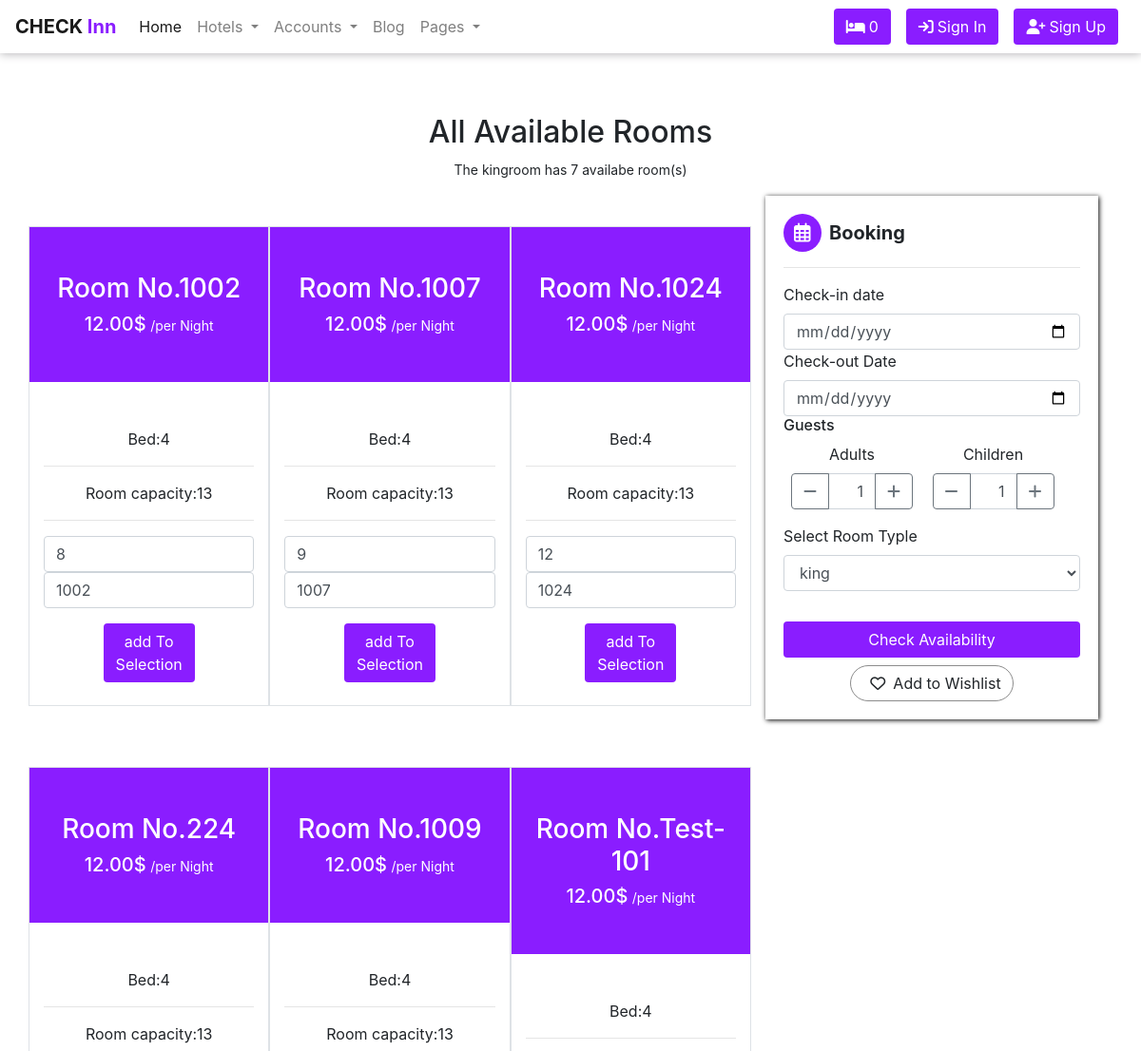
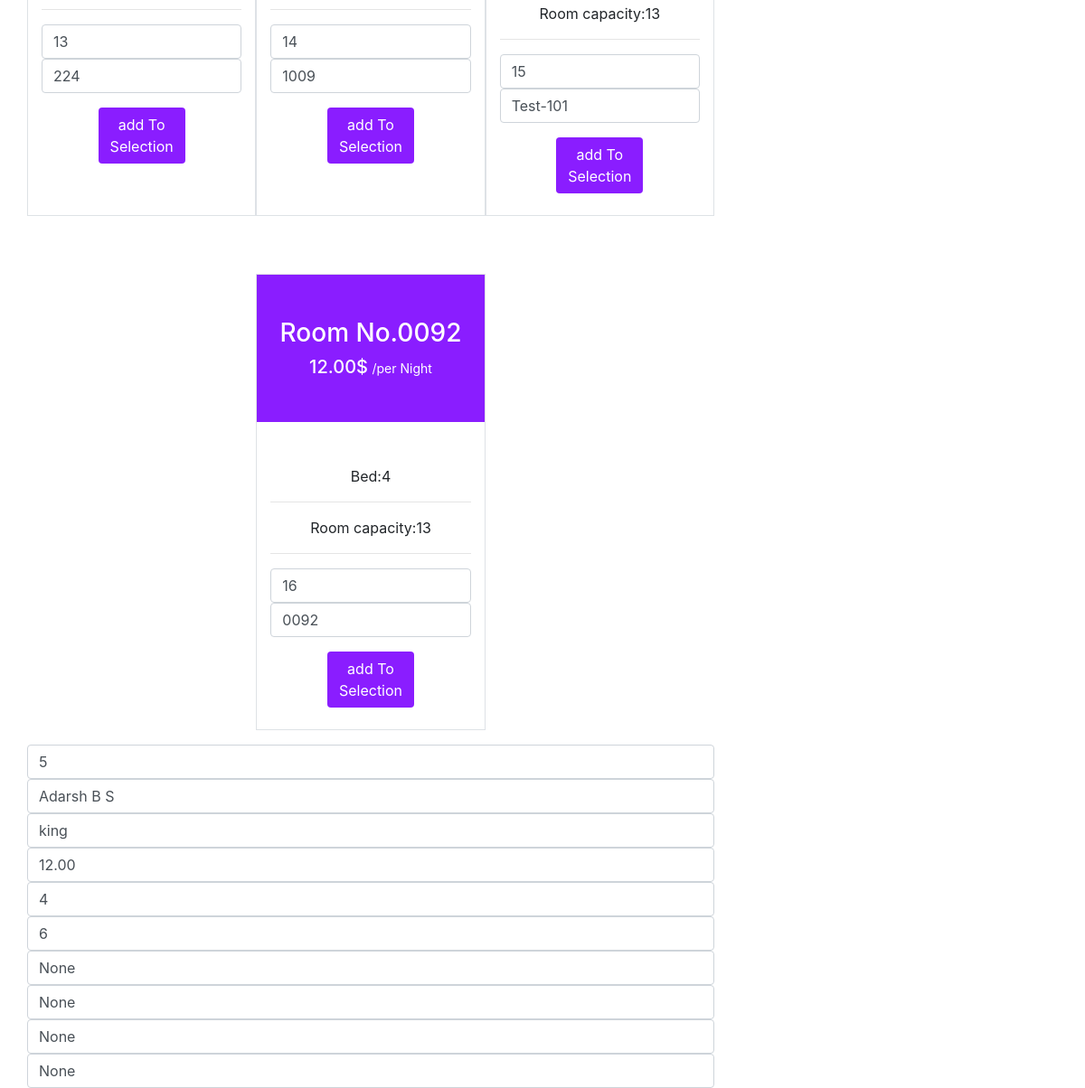
/detail/adarsh-b-s/room-type/adarsh-b-s/, run on the app's committed database (2 pictures, top to bottom).
### hotel/models.py (models this page shows, shortened)
class RoomType(models.Model):
    hotel =models.ForeignKey(Hotel,on_delete=models.CASCADE)
    type = models.CharField(max_length=10)
    price = models.DecimalField(max_digits=122, decimal_places=2, default=0.00)
    number_of_beds= models.PositiveIntegerField(default=0)
    room_capacity=models.PositiveBigIntegerField(default=0)
    rtid = ShortUUIDField(unique=True, length=10, max_length=20, alphabet='abcdefghijklmnopqrstuvwxyz')
    slug= models.SlugField(unique=True)
    data = models.DateTimeField(auto_now_add=True)
    class Meta:
        verbose_name_plural = "Room type"

class Room(models.Model):
    hotel = models.ForeignKey(Hotel,on_delete=models.CASCADE,related_name='rooms')
    room_type=models.ForeignKey(RoomType, on_delete=models.CASCADE,related_name='room_types')
    room_number = models.CharField(max_length=1000)
    is_available= models.BooleanField(default=True)
    rid = ShortUUIDField(unique=True, length=10, max_length=20, alphabet='abcdefghijklmnopqrstuvwxyz')
    date = models.DateTimeField(auto_now_add=False)
    class Meta:
        verbose_name_plural = "Rooms"

class Hotel(models.Model):
    user = models.ForeignKey(User,on_delete=models.SET_NULL,null=True)
    name = models.CharField(max_length=100)
    description = CKEditor5Field(null=True,blank=True, config_name='extends')
    image = models.FileField(upload_to='hotel_galley')
    address = models.CharField(max_length=200)
    mobile = models.CharField(max_length=50)
    email = models.EmailField(max_length=110)
    status = models.CharField(max_length=20,choices=HOTEL_STATUS ,default='Live')
    tag=TaggableManager(blank=True)
    views=models.IntegerField(default=0)
    featured=models.BooleanField(default=False)
    hid = ShortUUIDField(unique=True, length=10, max_length=20, alphabet='abcdefghijklmnopqrstuvwxyz')
    slug= models.SlugField(unique=True)
    date= models.DateTimeField(auto_now_add=True)
    def hotel_room_types(self):
        return RoomType.objects.filter(hotel=self)

### hotel/views.py (the view)
# urls.py: path('detail/<slug:slug>/room-type/<slug:rt_slug>/',views.room_type_detail,name="room_type_detail"),
def room_type_detail(request, slug,rt_slug):
    hotel =Hotel.objects.get(status='Live', slug=slug)
    room_type= RoomType.objects.get(hotel=hotel,slug=rt_slug)
    rooms= Room.objects.filter(room_type=room_type, is_available=True)
    id=request.GET.get('hotel-id')
    checkin=request.GET.get('checkin')
    checkout=request.GET.get('checkout')
    adutl=request.GET.get('adult')
    children=request.GET.get('children')
    print('id===',id)
    context={
        'hotel':hotel,
        'room_type':room_type,
        'rooms':rooms,
        'checkin':checkin,
        'checkout':checkout,
        'adult':adutl,
        'children':children
    }
    return render(request,'hotel/room_type_detail.html',context)

### templates/hotel/room_type_detail.html (shortened to what this page needs)
{% extends "base/base.html" %} {% block content %}
{% load static%}
<div class="container text-center mt-5 pt-3">
  <h2>All Available Rooms</h2>
  <small>The {{room_type.type}}room has {{rooms.count}} availabe room(s)</small>
</div>
<div class="container">
  <div class="row">
    <div class="col-md-8 col-12">
      <div class="container m-0 p-0">
        <div class="row d-flex justify-content-center ">
          {% for r in rooms %}
          <div class="col-4  border mt-5 mb-3  px-0">
            <div class="col-12 text-center nav_btn py-5 my-0">
              <h3>Room No.{{r.room_number}}</h3>
              <h5 class="d-inline">{{r.room_type.price}}$</h5>
              <small>/per Night</small>
            </div>
            <div class="col-12 text-center mt-5">
              <p>Bed:{{r.room_type.number_of_beds}}</p>
              <hr />
              <p>Room capacity:{{r.room_type.room_capacity}}</p>
              <hr />
              <div>
              <input type="text" class="room_id_{{r.id}} form-control" value="{{r.id}}" id='room_id' >
              <input type="text" class="room_number_{{r.id}} form-control" value="{{r.room_number}}" id="room_number">
              </div>
              <button class="btn nav_btn mb-4 mt-3 add-to-selection" data-index="{{r.id}}">
                add To <br />
                Selection
              </button>
            </div>
          </div>
          {% endfor %}
          <input class="form-control" type="text" value="{{hotel.id}}" id="id">
          <input class="form-control" type="text" value="{{hotel.name}}" id="hotel_name">
          <input class="form-control" type="text" value="{{room_type.type}}" id="room_name">
          <input class="form-control" type="text" value="{{room_type.price}}" id="room_price">
          <input class="form-control" type="text" value="{{room_type.number_of_beds}}" id="number_of_beds">
          <input class="form-control" type="text" value="{{room_type.id}}" id="room_type">
          <input class="form-control" type="text" value="{{checkin}}" id="checkin">
          <input class="form-control" type="text" value="{{checkout}}" id="checkout">
          <input class="form-control" type="text" value="{{adult}}" id="adult">
          <input class="form-control" type="text" value="{{children}}" id="children">
        </div>
      </div>
    </div>
    <div class="col-md-4 col-12">
      <div class="box-r my-3">
        <h5>
          <i class="fa-regular fa-calendar-days calender mr-2"></i
          ><b>Booking</b>
        </h5>
        <hr />
        <form class="" method="POST" action="{% url 'booking:check_room_availability' %}">
        <label for="">Check-in date</label>
        <input type="date" name="checkin" class="form-control" >
        <label for="">Check-out Date</label>
        <input type="date" class="form-control" name="checkout" >
        <h6>Guests</h6>
        <label for="" class="text-center">Adults
        <div class="input-group inline-group ">
          <div class="input-group-prepend">
            <span class="btn btn-outline-secondary btn-minus">
              <i class="fa fa-minus"></i>
            </span>
          </div>
          <input class="form-control quantity" min="0" name="adult" value="1" type="number">
          <div class="input-group-append">
            <span class="btn btn-outline-secondary btn-plus">
              <i class="fa fa-plus"></i>
            </span>
          </div>
        </div>
      </label>
      <label for="" class="text-center">Children
      <div class="input-group inline-group  ">
        <div class="input-group-prepend">
          <span class="btn btn-outline-secondary btn-minus">
            <i class="fa fa-minus"></i>
          </span>
        </div>
        <input class="form-control quantity" min="0" name="children" value="1" type="number">
        <div class="input-group-append">
          <span class="btn btn-outline-secondary btn-plus">
            <i class="fa fa-plus"></i>
          </span>
        </div>
      </div></label>
  <br>
        <label for="">Select Room Typle</label>
        <br>
        <div class="select is-multiple">
        <select class="form-control" name='room_type' aria-label=".form-select-lg example">
          {% for r  in hotel.hotel_room_types  %}
          <option value='{{r.slug}}'>{{r.type}}</option>
          {% endfor %}
        </select>
        <br></div>
        <button class="btn nav_btn btn-block my-2">Check Availability</button>
        <div class="text-center">
        <button class="btn btn-wish text-enter"><i class="fa-regular fa-heart  fa-md px-2 "></i>Add to Wishlist</button>
         </div>
        </form>
      </div>
    </div>
  </div>
</div>
{% endblock content %}

### static/css/style.css (style rules this page uses)
.nav_btn { background-color: #8A1DFF !important; color: white !important; }
.box-r { box-shadow: 1px 1px 5px black; margin: 0; padding: 19px; }
.btn-wish { border: 1px solid rgb(140, 140, 140) !important; border-radius: 19px !important; }
.inline-group { max-width: 9rem; padding: .5rem; }
.inline-group .form-control { text-align: right; }
.calender { padding-top: 10px; padding-left: 11px; background-color: #8A1DFF; color: white; width: 40px; height: 40px; border-radius: 50%; }

### data on the page
RoomType: type "king", price "12.00", number_of_beds "4", id "6"
Room: room_number "1002", room_type.price "12.00", room_type.number_of_beds "4", room_type.room_capacity "13", id "8"
Room: room_number "1007", room_type.price "12.00", room_type.number_of_beds "4", room_type.room_capacity "13", id "9"
Room: room_number "1024", room_type.price "12.00", room_type.number_of_beds "4", room_type.room_capacity "13", id "12"
Room: room_number "224", room_type.price "12.00", room_type.number_of_beds "4", room_type.room_capacity "13", id "13"
Room: room_number "1009", room_type.price "12.00", room_type.number_of_beds "4", room_type.room_capacity "13", id "14"
Room: room_number "Test-101", room_type.price "12.00", room_type.number_of_beds "4", room_type.room_capacity "13", id "15"
Room: room_number "0092", room_type.price "12.00", room_type.number_of_beds "4", room_type.room_capacity "13", id "16"
Hotel: id "5", name "Adarsh B S"

### other printed values
{{ request.session.selection_data_obj|length }} "0"
{{ rooms.count }} "7"
form field room_type "king"
